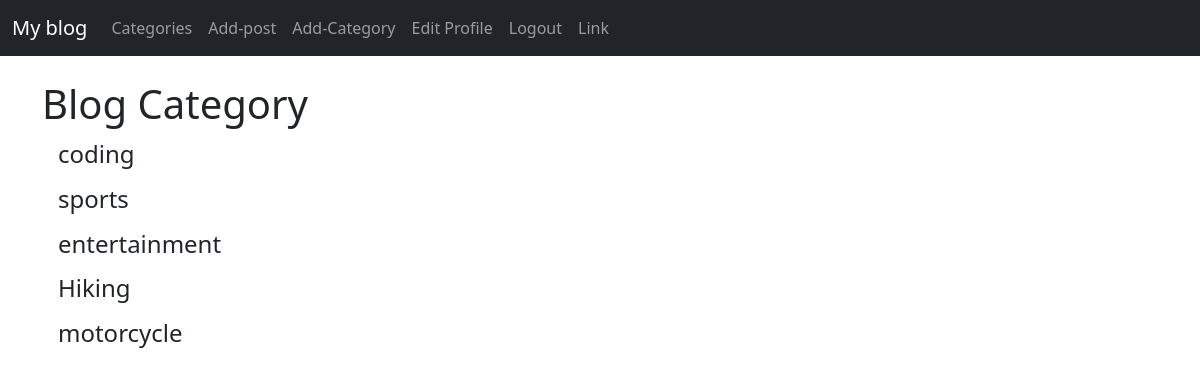
Screenshot of /category_list/ (signed in) with the database file from the repository.
### myBlog_site/models.py (models this page shows, shortened)
class Category(models.Model):
    name = models.CharField(max_length=255)
    def __str__(self):
        return self.name

### myBlog_site/views.py (the view)
# urls.py: path('category_list/',CategoryListView,name="category_list"),
def CategoryListView(request):
    cat_menu_list = Category.objects.all()
    return render(request,'category_list.html',{'cat_menu_list':cat_menu_list})

### myBlog_site/templates/category_list.html (shortened to what this page needs)
{% extends 'base.html' %}
{% block content%}
<h1>Blog Category</h1>
    {% for item in cat_menu_list %}
      <h4><a class="dropdown-item" href="{% url 'category' item %}">{{item}}</a></h4>
    {% endfor %}
{% endblock%}

### rows the page displays
Category: name "coding"
Category: name "sports"
Category: name "entertainment"
Category: name "Hiking"
Category: name "motorcycle"
